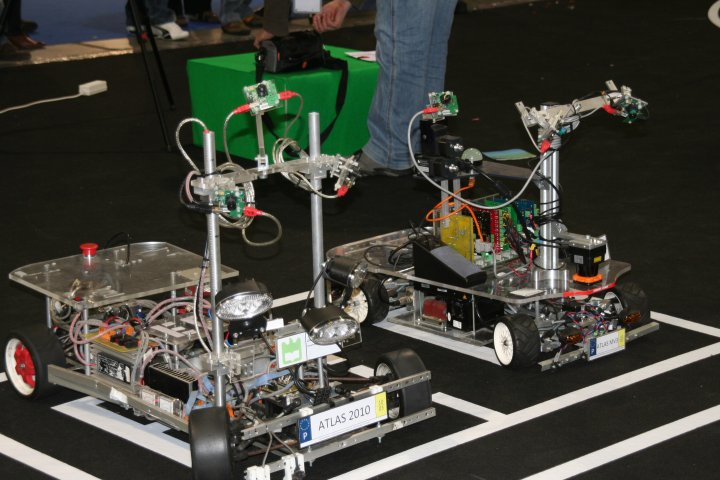
#> input picture Parte5/images/atlas2000_e_atlasmv.png, 720 x 480 px, found by its file name
$ python EX2e.py
#> lines starting #> are read from the running program, lines starting #| are printed output that depends on the picture; after the words box and inside, x2 and y2 are one past the last pixel; in counts of white or black regions, pixels touching at a corner belong together
#!/usr/bin/python3

import cv2
import numpy as np


def mouse_callback(event, x, y, flags, param):
    global image_original

    pix=image_original[y,x]
    H = pix[0]
    S = pix[1]
    V = pix[2]

    print('R = ' + str(R) + ';  G = ' + str(G) + ';  B = ' + str(B))

def main():
    global image_original
    #Load image
    image_filename = '/home/goncalo/Desktop/Goncalo_PSR/Parte5/images/atlas2000_e_atlasmv.png'
    image_original = cv2.imread(image_filename, cv2.IMREAD_COLOR) # Load an image
#> image_original is the input picture: shape (480, 720, 3); mean B, G, R 57.3, 65.9, 65.2
    image_hsv = cv2.cvtColor(image_original, cv2.COLOR_BGR2HSV)  # Load an image
#> image_hsv: shape (480, 720, 3); mean H, S, V 37.8, 68.4, 70.4

    image_h, image_s, image_v = cv2.split(image_hsv)
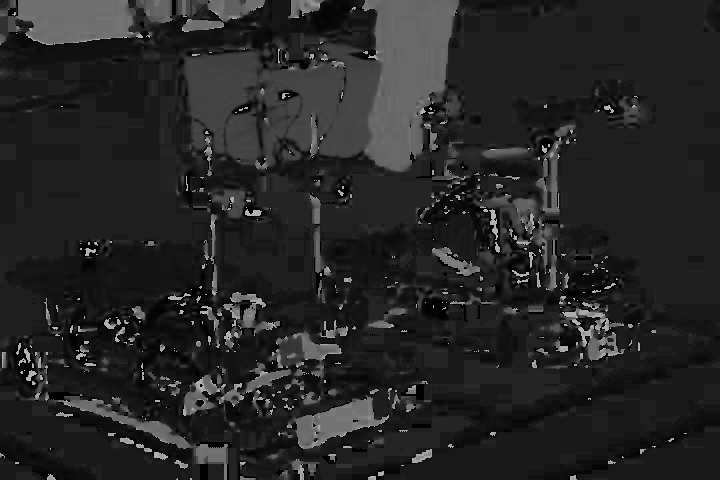
#> image_h: shape (480, 720); min 0, max 179, mean 37.8
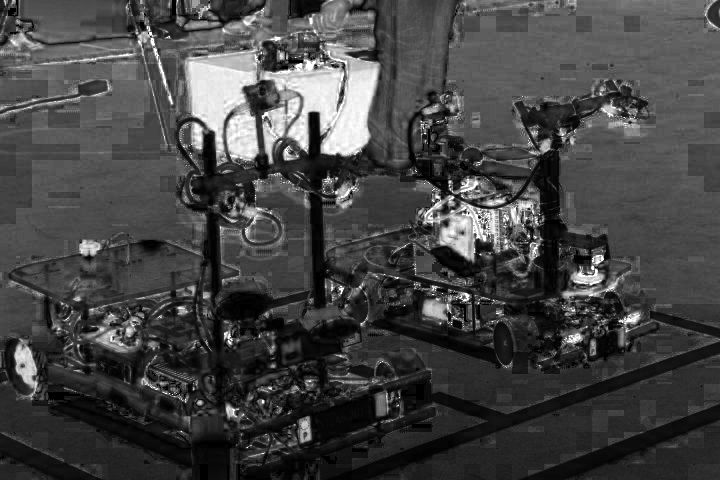
#> image_s: shape (480, 720); min 0, max 255, mean 68.4
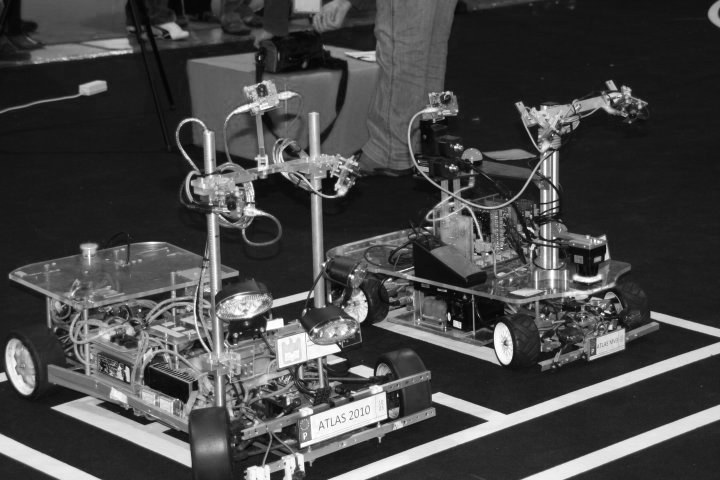
#> image_v: shape (480, 720); min 0, max 255, mean 70.4

    ranges = {'h': {'min':40, 'max':180},
              's': {'min':180, 'max':256},
              'v': {'min':60, 'max':180}}

    #Process image
    mins = np.array([ranges['h']['min'], ranges['s']['min'] , ranges['v']['min'] ])
    maxs =  np.array([ranges['h']['max'], ranges['s']['max'] , ranges['v']['max'] ])
    Mask = cv2.inRange(image_hsv, mins, maxs)
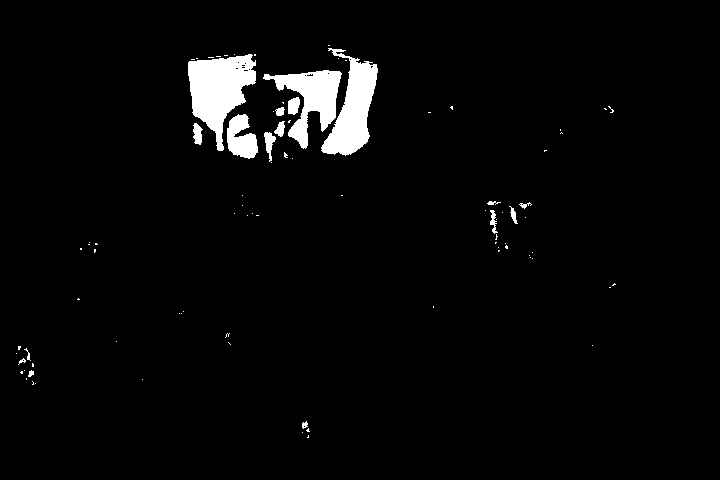
#> Mask: shape (480, 720); 3.3% white; 89 white regions (72 under 20 px), largest, box (x1, y1, x2, y2) and area: (188, 54, 256, 151) 3632, (321, 48, 378, 156) 2981, (263, 70, 342, 149) 2545


    #Visualization
    cv2.namedWindow('original',cv2.WINDOW_NORMAL)
    cv2.setMouseCallback("original", mouse_callback)

    cv2.imshow('original', image_original)  # Display the image
    cv2.imshow('processed', Mask)  # Display the image

    cv2.waitKey(0)

if __name__ == '__main__':
    main()
